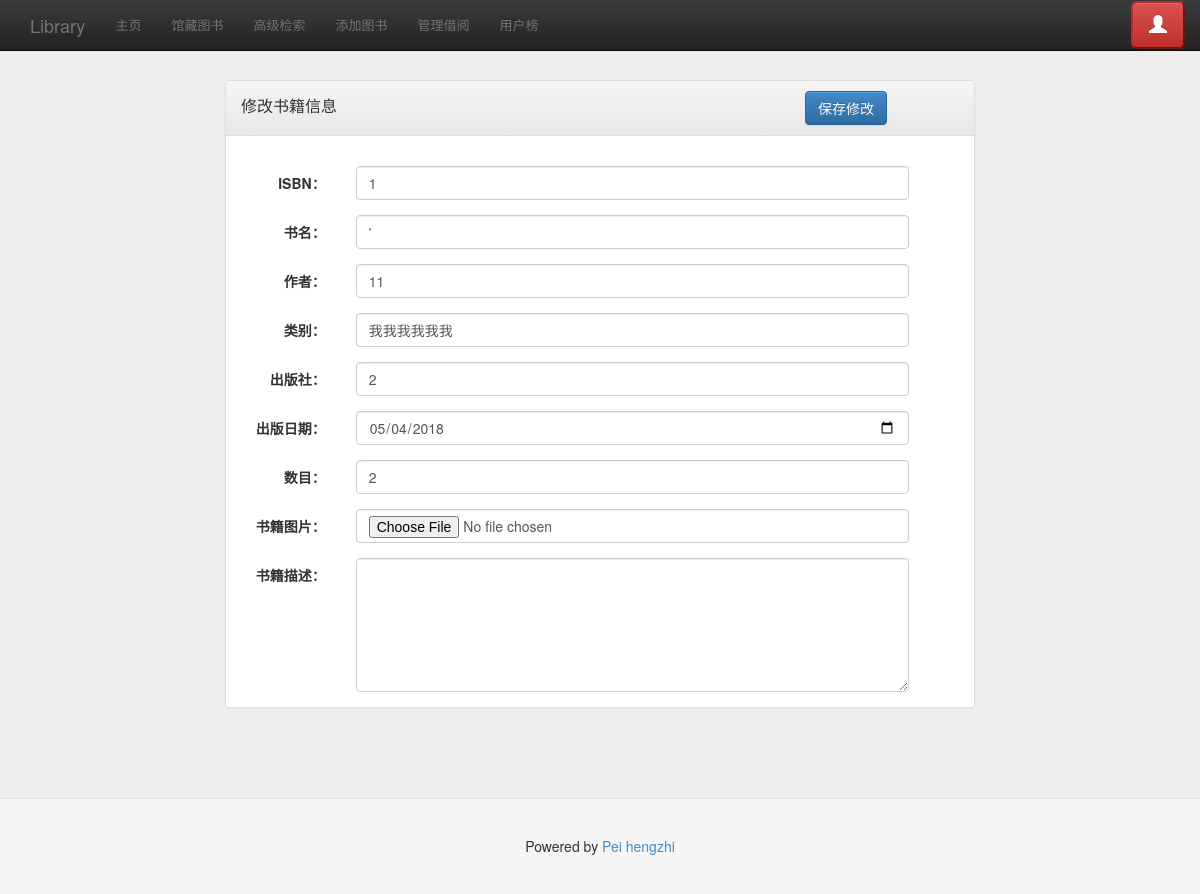
Page /edit_book?id=29 (signed in) on the committed database.
### account/models.py (models this page shows, shortened)
class Books(models.Model):
    isbn=models.CharField(max_length=13)
    bookname=models.CharField(max_length=40)
    date=models.DateField()
    category=models.CharField(max_length=7,default="")
    publisher=models.CharField(max_length=20)
    author=models.CharField(max_length=20)
    description=models.TextField(max_length=300,blank=True,default="")
    totnum=models.PositiveIntegerField(default=1)
    pict=models.ImageField(upload_to='image/%Y/%m/%d/',default="image/index.jpg")
    class Meta:
        db_table='books'
        verbose_name='书籍信息'
        verbose_name_plural='书籍信息'
        ordering=['isbn']

### account/views.py (the view, shortened to what this page needs)
# urls.py: path('edit_book',views.edit_book,name='edit_book'),
@user_passes_test(super_check)
def edit_book(request):
    user=request.user
    book_id=request.GET.get('id', '')
    if book_id=='':
        return HttpResponseRedirect(reverse('view_books'))
    try:
        book=Books.objects.get(pk=book_id)
    except Books.DoesNotExist:
        return HttpResponseRedirect(reverse('view_books'))
    state=None
    content = {
        'user': user,
        'active_menu': 'edit_book',
        'state': state,
        'book': book,
    }
    return render(request,'edit_book.html', content)

### account/views.py (called while the page is built)
def super_check(user):
    if user.is_authenticated:return user.is_superuser
    else:return False

### templates/edit_book.html (shortened to what this page needs)
{% extends "base.html" %}
{% load staticfiles %}
{% block head %}
<br><br>
{% endblock %}
{% block content %}
    <div class="container">
        <div class="row">
            <div class="col-md-8 col-md-offset-2">
                <form method="POST" role="form" class="form-horizontal" enctype="multipart/form-data">
                    <div class="panel panel-default">
                        <div class="panel-heading">
                            <h3 class="panel-title">修改书籍信息
                                <div class="col-md-offset-8" style="display:inline-block;" >
                                     <button class="btn btn btn-primary form-group" type="submit" style="display:inline-block;">保存修改</button>
                                </div>
                            </h3>
                        </div>
                        <div class="panel-body">
                        </div>
                        {% if book %}
                        <div class="form-group">
                            <label for="id_isbn" class="col-md-2 control-label">ISBN：</label>
                            <div class="col-md-9">
                                <input type="text" class="form-control" id="id_isbn" value="{{ book.isbn }}" required maxlength="13" name="isbn" autofocus>
                            </div>
                        </div>
                        <div class="form-group">
                            <label for="id_name" class="col-md-2 control-label">书名：</label>
                                <div class="col-md-9">
                                    <input type="text" class="form-control" id="id_name" value="{{ book.bookname }}" required maxlength="40" name="name" autofocus>
                                </div>
                        </div>
                        <div class="form-group">
                            <label for="id_author" class="col-md-2 control-label">作者：</label>
                                <div class="col-md-9">
                                    <input type="text" class="form-control" value="{{ book.author }}" required maxlength="20" name="author" id="id_author">
                                </div>
                            </div>
                        <div class="form-group">
                            <label for="id_category" class="col-md-2 control-label">类别：</label>
                                <div class="col-md-9">
                                    <input type="text" class="form-control" value="{{ book.category }}" required maxlength="7" name="category" id="id_category">
                                </div>
                        </div>
                        <div class="form-group">
                            <label for="id_publisher" class="col-md-2 control-label">出版社：</label>
                                <div class="col-md-9">
                                    <input type="text" class="form-control" value="{{ book.publisher }}" required maxlength="20" name="publisher" id="id_publisher">
                                </div>
                        </div>
                        <div class="form-group">
                            <label for="id_pubdate" class="col-md-2 control-label">出版日期：</label>
                                <div class="col-md-9">
                                    <input type="date" class="form-control" value="{{ book.date|date:'Y-m-d' }}" required name="pubdate" id="id_pubdate">
                                </div>
                            </div>
                        <div class="form-group">
                            <label for="id_num" class="col-md-2 control-label">数目：</label>
                                <div class="col-md-9">
                                    <input type="number" class="form-control" min="1" oninput="if(value.length>6)value=value.slice(0,6)" value="{{ book.totnum }}" required name="num" id="id_num">
                                </div>
                        </div>
                        <div class="form-group">
                            <label for="id_img" class="col-md-2 control-label">书籍图片：</label>
                            <div class="col-md-9">
                                <input type="file" id="id_img" name="img" class="form-control">
                            </div>
                        </div>
                        <div class="form-group">
                            <label for="id_describe" class="col-md-2 control-label">书籍描述： </label>
                            <div class="col-md-9">
                                <textarea class="form-control" name='describe' id='id_describe' rows="6">{{ book.description}}</textarea>
                            </div>
                        </div>
                        {% endif %}
                    </div>
                </form>
            </div>
        </div>
    </div>
</body>
{% endblock %}

### account/static/css/base.css (style rules this page uses)
body { padding-top: 50px; background-color: #eeeeee; }

### account/static/css/docs.css (style rules this page uses)
body { position: relative; padding-top: 40px; }

### account/static/css/docs-cn.css (style rules this page uses)
h1, h3, h3, .masthead p, .subhead p, .marketing h2 { font-family: "Helvetica Neue",Helvetica,'microsoft yahei ui', 'microsoft yahei','simhei',Arial,sans-serif; font-weight: normal; }

### rows in the picture
Books: isbn "1", name "'", author "11", category "我我我我我我", publisher "2", pubdate "05/04/2018", num "2"
